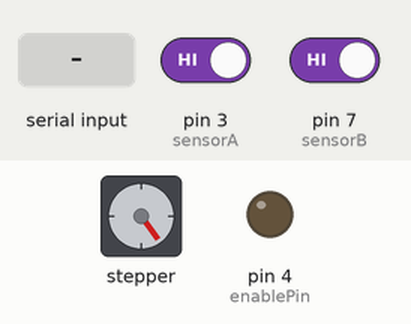
A sketch run on a simulated Arduino Uno, built with avr-gcc and run on an emulated ATmega328P. Shown: stepper motor, output pins drawn as LEDs (lit = HIGH). The test bench sets the inputs (shaded band); at power-on: pin 3 (sensorA) HIGH, pin 7 (sensorB) HIGH. Stepper angles assume 200 steps per turn; what the sketch prints to the serial monitor is not drawn.

Above: at 1.25 s.
1.3 s: pin 3 (sensorA) driven LOW
2.8 s: "1" received over Serial
At 5.5 s:
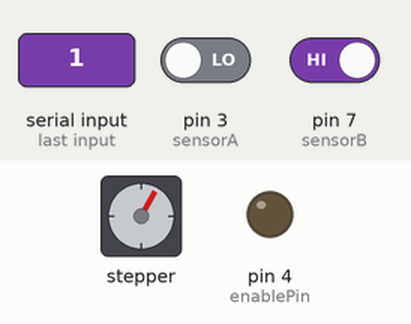
5.8 s: "0" received over Serial
At 8.0 s:
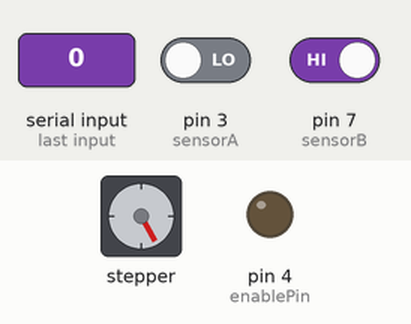
Timing chart, 0 to 9.5 s (numbered marks = the images above; inputs shaded):
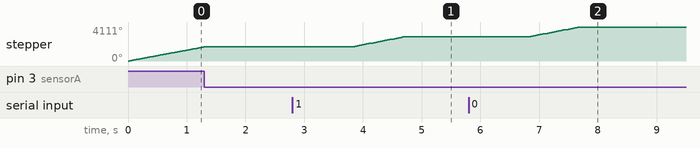

Measured:
- after the input at 1.3 s, stepper: stops changing and stays 1710°
- after the input at 2.8 s, stepper: turns 1200° clockwise in 0.88 s, starting after 1.0 s
- after the input at 5.8 s, stepper: turns 1201° clockwise in 0.88 s, starting after 1.0 s
- by itself, stepper: keeps turning clockwise at about 1336°/s

The sketch:

conveyor.ino
```cpp
// 라이브러리
// currentPosition() //현재 위치 값
// move(distance)  //이동할 거리 지정
// stepper.setCurrentPosition(position); //현재 스탭을 설정
// stepper.currentPosition(); //현재 스탭을 반환
// stepper.setAcceleration(2000); //가속량을 설정함
// stepper.moveTo(1000); //목표스탭량을 설정함
// stepper.runToPosition(); //가속도 조절 스탭모터제어

#include <AccelStepper.h>

#define moterInterfaceType 1 // 스텝모터의 인터페이스 타입을 나타내는 상수
#define sensorA 3 // 적외선센서
#define enablePin 4 //스텝모터(전원해제핀)
#define dirxPin 5 // 스텝모터
#define stepxPin 6 // 스텝모터
#define sensorB 7 // 적외선센서

AccelStepper stepperx = AccelStepper(moterInterfaceType, stepxPin, dirxPin);
// AccelStepper stepperx = AcclStepper(연결방식, step핀, dir핀)

int state1; // 센서 상태 저장 변수
int state2; // 센서 상태 저장 변수
int isStop = 0; // 스텝모터 중지 결정 변수


void setup() {
  pinMode(enablePin, OUTPUT); // 모터는 OUTPUT
  pinMode(sensorA, INPUT); // 센서는 INPUT
  pinMode(sensorB, INPUT);
  digitalWrite(enablePin, LOW);
  stepperx.setMaxSpeed(1000); // 최대속도
  stepperx.setSpeed(900);
  Serial.begin(9600);

}

void loop() {

  state1 = digitalRead(sensorA); // 적외선 센서를 읽어와 저장
  state2 = digitalRead(sensorB);

  if (!isStop) // 센서가 멈추지 않을 경우
  {
    if (state1 == LOW) { //센서가 감지되면
      isStop = 1; // 동작을 멈춤
      Serial.print("sensor1=");
      String s = Serial.readString(); // 문자열을 읽어와 'test'에 저장
      Serial.println(s);
    }

    else if(state2 == LOW){
      isStop = 1; // 동작을 멈춤
      Serial.print("sensor2=");
      String s = Serial.readString(); // 문자열을 읽어와 'test'에 저장
      Serial.println(s);
    }

    else { // 센서가 감지되지 않으면
      stepperx.setSpeed(900); // 설정된 속도와 방향
      stepperx.runSpeed(); // 스텝 모터를 움직임
    }
  }


  if (Serial.available() > 0)  // 0 이상의 시리얼통신이 들어올 경우
  {
    Serial.print("input=");
    String test = Serial.readString(); // 문자열을 읽어와 'test'에 저장
    Serial.println(test);

    isStop = 0; // 동작을 시작

    int i = 0;
    for(i = 0; i < 10000; i++)
    {
      stepperx.setSpeed(900);
      stepperx.runSpeed();
    }
  }
}
```
